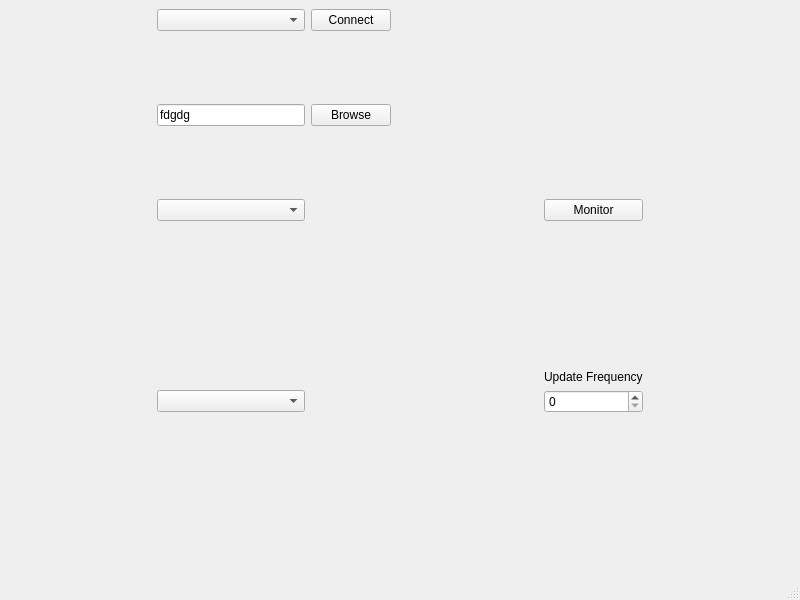
<?xml version="1.0" encoding="UTF-8"?>
<ui version="4.0">
 <class>MainWindow</class>
 <widget class="QMainWindow" name="MainWindow">
  <property name="geometry">
   <rect>
    <x>0</x>
    <y>0</y>
    <width>800</width>
    <height>600</height>
   </rect>
  </property>
  <property name="mouseTracking">
   <bool>false</bool>
  </property>
  <property name="windowTitle">
   <string>MainWindow</string>
  </property>
  <property name="documentMode">
   <bool>false</bool>
  </property>
  <widget class="QWidget" name="centralwidget">
   <layout class="QGridLayout" name="gridLayout">
    <item row="1" column="3">
     <spacer name="verticalSpacer_2">
      <property name="orientation">
       <enum>Qt::Orientation::Vertical</enum>
      </property>
      <property name="sizeHint" stdset="0">
       <size>
        <width>20</width>
        <height>40</height>
       </size>
      </property>
     </spacer>
    </item>
    <item row="5" column="3">
     <spacer name="verticalSpacer">
      <property name="orientation">
       <enum>Qt::Orientation::Vertical</enum>
      </property>
      <property name="sizeHint" stdset="0">
       <size>
        <width>20</width>
        <height>40</height>
       </size>
      </property>
     </spacer>
    </item>
    <item row="3" column="4" alignment="Qt::AlignmentFlag::AlignBottom">
     <widget class="QLabel" name="label">
      <property name="text">
       <string>Update Frequency</string>
      </property>
     </widget>
    </item>
    <item row="1" column="2">
     <widget class="QPushButton" name="browse">
      <property name="text">
       <string>Browse</string>
      </property>
     </widget>
    </item>
    <item row="4" column="0">
     <spacer name="horizontalSpacer_3">
      <property name="orientation">
       <enum>Qt::Orientation::Horizontal</enum>
      </property>
      <property name="sizeHint" stdset="0">
       <size>
        <width>40</width>
        <height>20</height>
       </size>
      </property>
     </spacer>
    </item>
    <item row="4" column="1">
     <widget class="QComboBox" name="select_section_type">
      <property name="placeholderText">
       <string>Select Section Type</string>
      </property>
     </widget>
    </item>
    <item row="2" column="3">
     <spacer name="horizontalSpacer_5">
      <property name="orientation">
       <enum>Qt::Orientation::Horizontal</enum>
      </property>
      <property name="sizeHint" stdset="0">
       <size>
        <width>40</width>
        <height>20</height>
       </size>
      </property>
     </spacer>
    </item>
    <item row="2" column="1">
     <widget class="QComboBox" name="select_section">
      <property name="sizePolicy">
       <sizepolicy hsizetype="MinimumExpanding" vsizetype="Fixed">
        <horstretch>0</horstretch>
        <verstretch>0</verstretch>
       </sizepolicy>
      </property>
      <property name="placeholderText">
       <string>Select Section</string>
      </property>
     </widget>
    </item>
    <item row="3" column="3">
     <spacer name="verticalSpacer_3">
      <property name="orientation">
       <enum>Qt::Orientation::Vertical</enum>
      </property>
      <property name="sizeHint" stdset="0">
       <size>
        <width>20</width>
        <height>40</height>
       </size>
      </property>
     </spacer>
    </item>
    <item row="2" column="0">
     <spacer name="horizontalSpacer">
      <property name="orientation">
       <enum>Qt::Orientation::Horizontal</enum>
      </property>
      <property name="sizeHint" stdset="0">
       <size>
        <width>40</width>
        <height>20</height>
       </size>
      </property>
     </spacer>
    </item>
    <item row="4" column="5">
     <spacer name="horizontalSpacer_4">
      <property name="orientation">
       <enum>Qt::Orientation::Horizontal</enum>
      </property>
      <property name="sizeHint" stdset="0">
       <size>
        <width>40</width>
        <height>20</height>
       </size>
      </property>
     </spacer>
    </item>
    <item row="1" column="1">
     <widget class="QLineEdit" name="map_file">
      <property name="text">
       <string>fdgdg</string>
      </property>
     </widget>
    </item>
    <item row="4" column="4">
     <widget class="QSpinBox" name="set_update_freq"/>
    </item>
    <item row="2" column="4">
     <widget class="QPushButton" name="monitor">
      <property name="text">
       <string>Monitor</string>
      </property>
     </widget>
    </item>
    <item row="4" column="3">
     <spacer name="horizontalSpacer_6">
      <property name="orientation">
       <enum>Qt::Orientation::Horizontal</enum>
      </property>
      <property name="sizeHint" stdset="0">
       <size>
        <width>40</width>
        <height>20</height>
       </size>
      </property>
     </spacer>
    </item>
    <item row="2" column="5">
     <spacer name="horizontalSpacer_2">
      <property name="orientation">
       <enum>Qt::Orientation::Horizontal</enum>
      </property>
      <property name="sizeHint" stdset="0">
       <size>
        <width>40</width>
        <height>20</height>
       </size>
      </property>
     </spacer>
    </item>
    <item row="0" column="1">
     <widget class="QComboBox" name="set_port">
      <property name="placeholderText">
       <string>Select COM Port</string>
      </property>
      <property name="frame">
       <bool>true</bool>
      </property>
     </widget>
    </item>
    <item row="0" column="2">
     <widget class="QPushButton" name="serial_connect">
      <property name="text">
       <string>Connect</string>
      </property>
     </widget>
    </item>
   </layout>
  </widget>
  <widget class="QMenuBar" name="menubar">
   <property name="geometry">
    <rect>
     <x>0</x>
     <y>0</y>
     <width>800</width>
     <height>22</height>
    </rect>
   </property>
  </widget>
  <widget class="QStatusBar" name="statusbar"/>
 </widget>
 <resources/>
 <connections/>
</ui>
